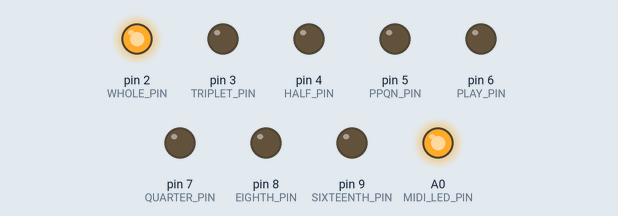
A sketch run on a simulated Arduino Uno, built with avr-gcc and run on an emulated ATmega328P. Parts: output pins drawn as LEDs (lit = HIGH). MIDI output is not drawn.

Above: at 0.5 s.
At 0.9 s:
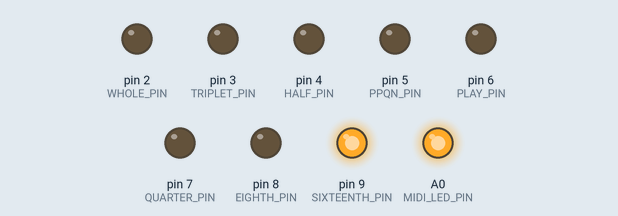
At 1.3 s:
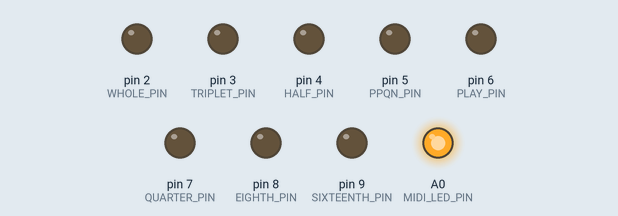
Timing chart, 0 to 2.8 s (numbered marks = the images above):
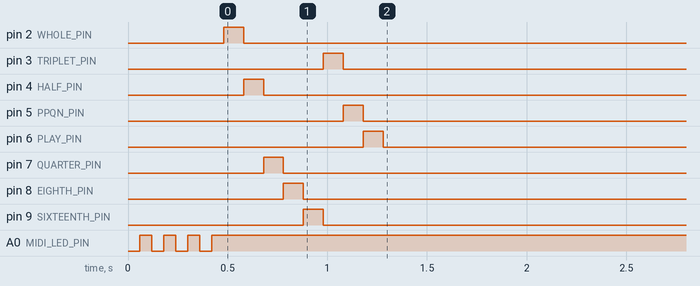

The sketch:

midi_clock_divider.ino
```cpp
/*
 * MIDI Clock Sync & Divider
 *
 * Requires the Arduino MIDI Library:
 * https://github.com/FortySevenEffects/arduino_midi_library
 *
 * Original code: https://modwiggler.com/forum/viewtopic.php?t=149713
*/

/*
 * Hardware version
 *
 * Comment/Uncomment the correct lines:
 */
//#define HW_MIDI8d_Original
#define HW_MIDI8d_Plus


#include <MIDI.h>
MIDI_CREATE_DEFAULT_INSTANCE(); //instantiates midi stuff


// PIN assignments
#ifdef HW_MIDI8d_Plus
  #define WHOLE_PIN     2
  #define HALF_PIN      4
  #define QUARTER_PIN   7
  #define EIGHTH_PIN    8
  #define SIXTEENTH_PIN 9

  #define TRIPLET_PIN   3
  #define PPQN_PIN      5
  #define PLAY_PIN      6
#else
  #define WHOLE_PIN     2
  #define HALF_PIN      3
  #define QUARTER_PIN   4
  #define EIGHTH_PIN    5
  #define SIXTEENTH_PIN 6

  #define TRIPLET_PIN   7
  #define PPQN_PIN      8
  #define PLAY_PIN      9
#endif


#define MIDI_LED_PIN  A0

bool MIDI_LED_state = LOW;


// LED switching macros (the LED is active on LOW)
#define MIDI_LED_ON  digitalWrite(MIDI_LED_PIN, LOW)
#define MIDI_LED_OFF digitalWrite(MIDI_LED_PIN, HIGH)


bool play_flag = false;
uint8_t clock_step = 0;

void blink_MIDI_LED(void)
// no delay blink
{
  if (MIDI_LED_state == LOW)
  {
    MIDI_LED_ON;
    MIDI_LED_state = HIGH;
  }
  else
  {
    MIDI_LED_OFF;
    MIDI_LED_state = LOW;
  }
}


void setup()
{
  MIDI.setHandleClock(handleClock); // called on each clock pulse
  MIDI.setHandleStart(handleStart); // called on START message
  MIDI.setHandleStop(handleStop);   // called on STOP message

  pinMode(WHOLE_PIN,      OUTPUT); // whole note pin as output
  pinMode(HALF_PIN,       OUTPUT); // 1/2 note pin as output
  pinMode(QUARTER_PIN,    OUTPUT); // 1/4 note pin as output
  pinMode(EIGHTH_PIN,     OUTPUT); // 1/8 note pin as output
  pinMode(SIXTEENTH_PIN,  OUTPUT); // 1/16 note pin as output

  pinMode(TRIPLET_PIN,    OUTPUT); // 1/3 note pin as output
  pinMode(PPQN_PIN,       OUTPUT); // 1/24 note pin as output

  pinMode(PLAY_PIN,       OUTPUT); // PLAY pin as output

  pinMode(MIDI_LED_PIN,   OUTPUT); // PLAY pin as output

  MIDI_LED_OFF;   // MIDI LED off by default

  // 4x Hello blinks
  for (uint8_t i = 0; i < 8; i++)
  {
    blink_MIDI_LED();
    delay(60);
  }
  // then K2000 style...
  const uint8_t k2000_delay = 100;
  digitalWrite(WHOLE_PIN, HIGH);      // whole note ON
  delay(k2000_delay);
  digitalWrite(WHOLE_PIN, LOW);       // whole note OFF
  digitalWrite(HALF_PIN, HIGH);       // half note ON
  delay(k2000_delay);
  digitalWrite(HALF_PIN, LOW);        // half note OFF
  digitalWrite(QUARTER_PIN, HIGH);    // quarter note ON
  delay(k2000_delay);
  digitalWrite(QUARTER_PIN, LOW);     // quarter note OFF
  digitalWrite(EIGHTH_PIN, HIGH);     // eighth note ON
  delay(k2000_delay);
  digitalWrite(EIGHTH_PIN, LOW);      // eighth note OFF
  digitalWrite(SIXTEENTH_PIN, HIGH);  // sixteenth note ON
  delay(k2000_delay);
  digitalWrite(SIXTEENTH_PIN, LOW);   // sixteenth note OFF
  digitalWrite(TRIPLET_PIN, HIGH);    // triplet note ON
  delay(k2000_delay);
  digitalWrite(TRIPLET_PIN, LOW);     // triplet note OFF
  digitalWrite(PPQN_PIN, HIGH);       // PPQN note ON
  delay(k2000_delay);
  digitalWrite(PPQN_PIN, LOW);        // PPQN note OFF
  digitalWrite(PLAY_PIN, HIGH);       // Play ON
  delay(k2000_delay);
  digitalWrite(PLAY_PIN, LOW);        // Play OFF


  MIDI.begin();
}

void loop()
{
  MIDI.read(); //read serial input as fast as possible
}

void handleStart()
{
  digitalWrite(PLAY_PIN, HIGH);

  play_flag = true;

  blink_MIDI_LED();
}

void handleStop()
{
  digitalWrite(PLAY_PIN, LOW);

  play_flag = false;
  clock_step = 0;

  digitalWrite(WHOLE_PIN, LOW);       // whole note OFF
  digitalWrite(HALF_PIN, LOW);        // half note OFF
  digitalWrite(QUARTER_PIN, LOW);     // quarter note OFF
  digitalWrite(EIGHTH_PIN, LOW);      // eighth note OFF
  digitalWrite(SIXTEENTH_PIN, LOW);   // sixteenth note OFF
  digitalWrite(TRIPLET_PIN, LOW);     // triplet note OFF
  digitalWrite(PPQN_PIN, LOW);        // PPQN note OFF

  MIDI_LED_OFF;
}

void handleClock()
{
  if ( play_flag ) {
    clock_step = clock_step % 96; // this will reset the clock_step to 0 after 96 ppqn are received,
    //assuming your MIDI clock data is being sent at the standard 24ppqn that will reset clock_step every bar.

    // Each pulse is 1 ppqn long

    // every 96 clock steps
    if (clock_step == 0) {
      digitalWrite(WHOLE_PIN, HIGH);      // whole note ON
    } else {
      digitalWrite(WHOLE_PIN, LOW);       // whole note OFF
    }

    // every 48 on 96 clock steps
    if (clock_step % 48 == 0) {
      digitalWrite(HALF_PIN, HIGH);       // half note ON
    } else {
      digitalWrite(HALF_PIN, LOW);        // half note OFF
    }

    // every 24 clock steps
    if (clock_step % 24 == 0) {
      digitalWrite(QUARTER_PIN, HIGH);    // quarter note ON
    } else {
      digitalWrite(QUARTER_PIN, LOW);     // quarter note OFF
    }

    // every 12 clock steps
    if (clock_step % 12 == 0) {
      digitalWrite(EIGHTH_PIN, HIGH);     // eighth note ON
    } else {
      digitalWrite(EIGHTH_PIN, LOW);      // eighth note OFF
    }

    // every 6 clock steps
    if (clock_step % 6 == 0) {
      digitalWrite(SIXTEENTH_PIN, HIGH);  // sixteenth note ON
    } else {
      digitalWrite(SIXTEENTH_PIN, LOW);   // sixteenth note OFF
    }

    // every 32 clock steps
    if (clock_step % 32 == 0) {
      digitalWrite(TRIPLET_PIN, HIGH);    // triplet note ON
    } else {
      digitalWrite(TRIPLET_PIN, LOW);     // triplet note OFF
    }

    // every 4 clock steps
    if (clock_step % 4 == 0) {
      digitalWrite(PPQN_PIN, HIGH);       // PPQN note ON
    } else {
      digitalWrite(PPQN_PIN, LOW);        // PPQN note OFF
    }

    clock_step++;
  }

  blink_MIDI_LED();
}
```
